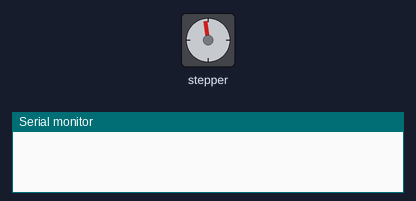
Simulated run of this sketch. Board: Arduino Uno, built with avr-gcc and run on an emulated ATmega328P. On the bench: stepper motor, the last lines printed to the serial monitor. Stepper angles assume 200 steps per turn.

Above: at 0.05 s.
At 0.65 s:
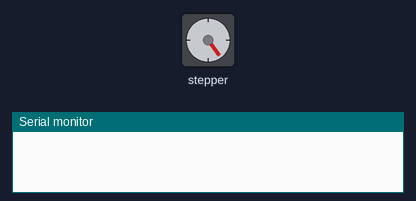
At 1.0 s:
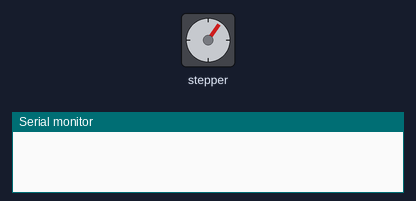
At 2.0 s:
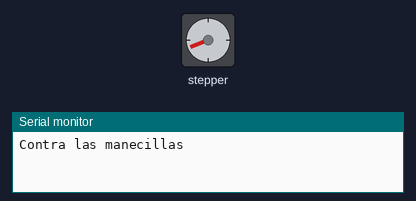
Timing chart, 0 to 4.9 s (numbered marks = the images above):
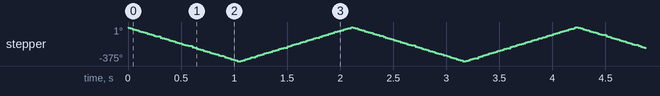

Measured:
- by itself, stepper: turns 375° counter-clockwise in 1.0 s, then 371° clockwise in 1.0 s, repeating every 2.1 s

The sketch:

stepFreeos.ino
```cpp
#include <Arduino_FreeRTOS.h>
#include <semphr.h>
#include <Stepper.h>

SemaphoreHandle_t xSerialSemaphore;// declaramos la bandera comunicacion serial
SemaphoreHandle_t xMpapSemaphore;//declaramos bandera para motorPAP

const int stepsPerRevolution = 200;  // change this to fit the number of steps per revolution
// for your motor

// initialize the stepper library on pins 8 through 11:
Stepper myStepper(stepsPerRevolution, 2, 3, 4, 5);

void TaskMPAPtrunL( void *pvParameters );
void TaskMPAPtrunR( void *pvParameters );

boolean flag = true;

void setup() {
  Serial.begin(9600);
    myStepper.setSpeed(60); //ajustamos velocidad

  xSerialSemaphore = xSemaphoreCreateMutex();  // Create a mutex semaphore we will use to manage the Serial Port
  if ( ( xSerialSemaphore ) != NULL ){
    xSemaphoreGive( ( xSerialSemaphore ) );  // Make the Serial Port available for use, by "Giving" the Semaphore.
  }
  xMpapSemaphore = xSemaphoreCreateMutex();
  if  ( ( xMpapSemaphore ) != NULL ){
    xSemaphoreGive( ( xMpapSemaphore ) );  // Make the Motor PaP available for use, by "Giving" the Semaphore.
  }
//creamos la tarea
xTaskCreate(
  TaskMPAPtrunL
  ,  (const portCHAR *)"TurnLeft"  // A name just for humans
  ,  128  // This stack size can be checked & adjusted by reading the Stack Highwater
  ,  NULL
  ,  1  // Priority, with 3 (configMAX_PRIORITIES - 1) being the highest, and 0 being the lowest.
  ,  NULL );
xTaskCreate(
  TaskMPAPtrunR
  ,  (const portCHAR *)"TurnRigth"  // A name just for humans
  ,  128  // This stack size can be checked & adjusted by reading the Stack Highwater
  ,  NULL
  ,  1  // Priority, with 3 (configMAX_PRIORITIES - 1) being the highest, and 0 being the lowest.
  ,  NULL );

}

void loop() {
  // put your main code here, to run repeatedly:

}

void TaskMPAPtrunL(void *pvParameters __attribute__((unused))) {

  for(;;){
    if(xSemaphoreTake(xMpapSemaphore,( TickType_t ) 5 ) == pdTRUE){
      myStepper.step(-210);
      if ( xSemaphoreTake( xSerialSemaphore, ( TickType_t ) 5 ) == pdTRUE )
      {
        Serial.println("Contra las manecillas");
        xSemaphoreGive( xSerialSemaphore );
       }
        xSemaphoreGive(xMpapSemaphore);
        vTaskDelay(1000/portTICK_PERIOD_MS);//retardo de un segundo
    }

  }

}
void TaskMPAPtrunR(void *pvParameters __attribute__((unused))) {

    for(;;){
     if(xSemaphoreTake(xMpapSemaphore,( TickType_t ) 5 ) == pdTRUE){
        myStepper.step(210);
        if ( xSemaphoreTake( xSerialSemaphore, ( TickType_t ) 5 ) == pdTRUE )
        {
          Serial.println("Con las manecillas");
          xSemaphoreGive( xSerialSemaphore );
         }
          xSemaphoreGive(xMpapSemaphore);
          vTaskDelay(1000/portTICK_PERIOD_MS);
      }else vTaskDelay(1);
  }


}
```
